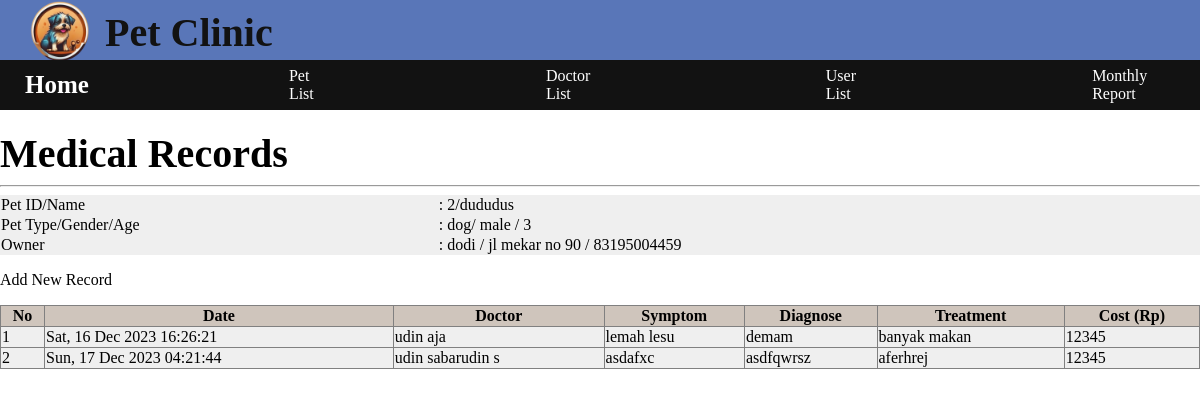
/medicals_220057.php?pet_id=2 (signed in), run on the app's committed database.
### tables this page shows
CREATE TABLE `pet_220057` (
  `pet_id_220057` int NOT NULL,
  `pet_name_220057` varchar(50) NOT NULL,
  `pet_type_220057` varchar(30) NOT NULL,
  `pet_gender_220057` varchar(6) NOT NULL,
  `pet_age_220057` int NOT NULL,
  `pet_food_220057` varchar(30) NOT NULL,
  `pet_owner_220057` varchar(50) NOT NULL,
  `pet_address_220057` varchar(100) NOT NULL,
  `pet_phone_220057` varchar(15) NOT NULL,
  `pet_photo_220057` varchar(255) DEFAULT 'default.png'
);

CREATE TABLE `medicals_220057` (
  `mr_id_220057` int NOT NULL,
  `mr_date_220057` timestamp NOT NULL DEFAULT CURRENT_TIMESTAMP,
  `pet_id_220057` int DEFAULT NULL,
  `doctor_id_220057` int DEFAULT NULL,
  `symptom_220057` varchar(255) DEFAULT NULL,
  `diagnose_220057` varchar(255) DEFAULT NULL,
  `treatment_220057` varchar(255) DEFAULT NULL,
  `cost_220057` bigint DEFAULT NULL
);

CREATE TABLE `doctor_220057` (
  `doctor_id_220057` int NOT NULL,
  `doctor_name_220057` varchar(50) NOT NULL,
  `doctor_gender_220057` varchar(6) NOT NULL,
  `doctor_address_220057` varchar(100) NOT NULL,
  `doctor_phone_220057` varchar(15) NOT NULL,
  `doctor_photo_220057` varchar(255) DEFAULT 'default.png'
);

### medicals_220057.php (the view, shortened to what this page needs)
<!DOCTYPE html>
<html>
    <head>
        <link rel="stylesheet" href="css/style.css">
    </head>
    <body>
    <header class="header">
        <div class="logo">
        <img src="img/logo-petclinic.png" alt="logo" height="100" width="100">
        </div>
        <h1 class="logo-txt"><a href="index.php">Pet Clinic</a></h1>
        </header>
        <div>
            <nav class="navbar">
                <h3>Home</h3>
                <a href="petRead_220057.php">Pet List</a></li>
                <a href="doctorRead_220057.php">Doctor List</a></li>
                <?php if ($_SESSION['user_type'] == "manager") : ?>
                <a href="userRead_220057.php">User List</a></li>
                <a href="report.php"> Monthly Report </a></li>
                <?php endif; ?>
            </nav>
        </div>
        <div class="content">
        <h1>Medical Records</h1><hr>
        <?php
        include "connection_220057.php";
        $queryPet = "SELECT * FROM pet_220057 WHERE pet_id_220057 = '$_GET[pet_id]'";
        $pet = mysqli_query($db_connection,$queryPet);
        $data1 = mysqli_fetch_assoc($pet);
        $queryMed = "SELECT * FROM medicals_220057 AS m, doctor_220057 AS d WHERE pet_id_220057 = '$_GET[pet_id]' AND m.doctor_id_220057 = d.doctor_id_220057";
        $medicals = mysqli_query($db_connection,$queryMed);
        ?>
        <table>
            <tr>
                <td>Pet ID/Name</td>
                <td>: <?=$data1['pet_id_220057']?>/<?=$data1['pet_name_220057']?> </td>
            </tr>
            <tr>
                <td>Pet Type/Gender/Age</td>
                <td>: <?=$data1['pet_type_220057']?>/ <?=$data1['pet_gender_220057']?> / <?=$data1['pet_age_220057']?> </td>
            </tr>
            <tr>
                <td>Owner</td>
                <td>: <?=$data1['pet_owner_220057']?> / <?=$data1['pet_address_220057']?> / <?=$data1['pet_phone_220057']?> </td>
            </tr>
        </table>
        <p><a href="add_medical_220057.php?pet_id=<?=$data1['pet_id_220057']?>">Add New Record</a></p>
        <table border="1">
            <tr>
                <th>No</th>
                <th>Date</th>
                <th>Doctor</th>
                <th>Symptom</th>
                <th>Diagnose</th>
                <th>Treatment</th>
                <th>Cost (Rp)</th>
            </tr>
            <?php
                if (mysqli_num_rows($medicals) > 0) {
                    $i=1;
                    foreach($medicals as $data2) :
            ?>
            <tr>
                <td><?=$i++ ?></td>
                <td><?= date('D, d M Y H:i:s' ,strtotime($data2['mr_date_220057']));?></td>
                <td><?=$data2['doctor_name_220057']?></td>
                <td><?=$data2['symptom_220057']?></td>
                <td><?=$data2['diagnose_220057']?></td>
                <td><?=$data2['treatment_220057']?></td>
                <td><?=$data2['cost_220057']?></td>
            </tr>
            <?php endforeach;
            } else {?>
            <tr><td colspan="7" align="center">No Record !!</td></tr>
            <?php } ?>
        </table>
        </div>
    </body>
</html>

### css/style.css (style rules this page uses)
body { margin: 0; padding: 0; background-color: #fff; }
body a { text-decoration: none; }
.header { display: flex; position: fixed; left: 0; top: 0; height: 45px; width: 100%; background-color: #5976b8; color: #333; padding: 10px; display: flex; align-items: center; right: 0; z-index: 9999; }
.logo { margin-right: -5px; }
.logo img { max-width: 100%; height: auto; }
h1 { margin: 0; font-size: 40px; }
.header a { margin-left: 900px; color: #fff; transition: 0.3s ease; }
.header .logo-txt a { margin: 0; font-size: 40px; text-decoration: none; color: #121212; }
.navbar { position: fixed; top: 60px; left: 0; width: 100%; background: #121212; display: flex; align-items: center; padding: 10px 0px; color: white; height: 30px }
.navbar h3 { font-size: 25px; margin-left: 25px; }
.navbar a { text-decoration: none; color: white; margin-right: 10px; justify-content: space-between; margin-left: 200px; transition: 0.3s ease; }
.content a { color: black; transition: 0.3s ease; }

### medicals_220057.php (style rules this page uses)
.header { display: flex; position: fixed; left: 0; top: 0; height: 45px; width: 100%; background-color: #5976b8; color: #333; padding: 10px; display: flex; align-items: center; right: 0; z-index: 9999; }
.logo { margin-right: -5px; }
.logo img { max-width: 100%; height: auto; }
.header .logo-txt a { margin: 0; font-size: 40px; text-decoration: none; color: #121212; }
.header a { margin-left: 900px; }
.navbar { position: fixed; top: 60px; left: 0; width: 100%; background: #121212; display: flex; align-items: center; padding: 10px 0px; color: white; height: 30px; z-index: 9999; }
.navbar h3 { font-size: 25px; margin-left: 25px; }
.navbar a { text-decoration: none; color: white; margin-right: 10px; justify-content: space-between; margin-left: 200px; }
.content { margin-top: 130px; height: 10vh; }
.content table { font-family: tahoma; background-color: #efefef; justify-content: center; align-items: center; border-collapse: collapse; width: 100%; }
.content th { font-family: tahoma; background-color: #CFC5BC; justify-content: center; }
.content td { justify-content: center; }

### data on the page
pet_220057: pet_id_220057 "2", pet_name_220057 "dududus", pet_type_220057 "dog", pet_gender_220057 "male", pet_age_220057 "3", pet_owner_220057 "dodi", pet_address_220057 "jl mekar no 90", pet_phone_220057 "83195004459"
medicals_220057: mr_date_220057 "Sat, 16 Dec 2023 16:26:21", doctor_id_220057.doctor_name_220057 "udin aja", symptom_220057 "lemah lesu", diagnose_220057 "demam", treatment_220057 "banyak makan", cost_220057 "12345"
medicals_220057: mr_date_220057 "Sun, 17 Dec 2023 04:21:44", doctor_id_220057.doctor_name_220057 "udin sabarudin s", symptom_220057 "asdafxc", diagnose_220057 "asdfqwrsz", treatment_220057 "aferhrej", cost_220057 "12345"
